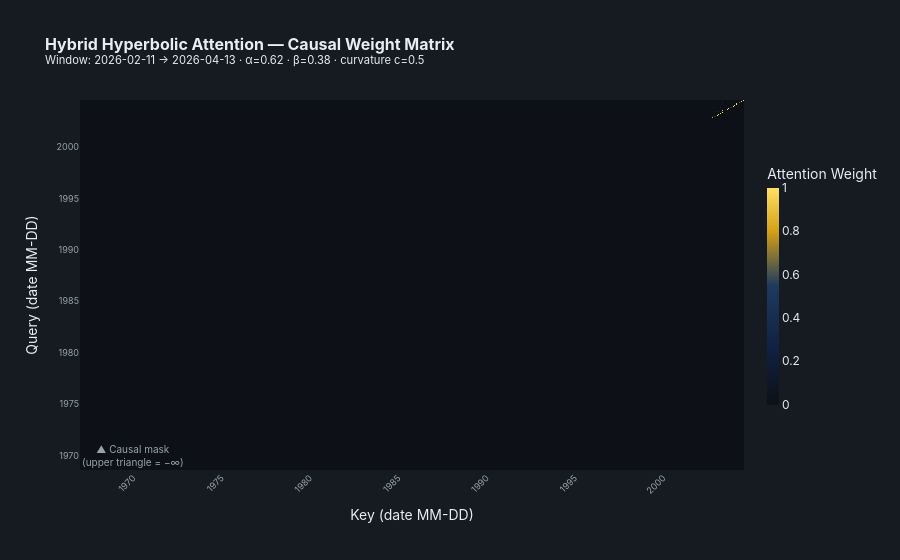

The cell this chart's notebook holds for it:
### Markdown cell above
---
## 5 · Hybrid Hyperbolic Attention

The core novelty of GSHA is a **per-head hybrid attention score**:

$$\text{score}_h(q, k) = \underbrace{\frac{\alpha_h}{\sqrt{d_h}} \langle q,\, k\rangle}_{\text{Euclidean}} - \underbrace{\beta_h \cdot c \cdot d_c^2\!\bigl(\exp_{\mathbf{0}}(q),\, \exp_{\mathbf{0}}(k)\bigr)}_{\text{Poincaré penalty}}$$

- $\alpha_h, \beta_h \ge 0$ via Softplus — **learnable per-head balance**
- $c \ge 0.1$ — **learnable curvature**
- $d_c(\cdot,\cdot)$ — geodesic distance on the Poincaré ball
- A **strict causal mask** zeros out all future tokens (upper triangle → $-\infty$)

The heatmap below shows softmax-normalised attention weights for a 30-day window.

### Code cell
# ── Compute hybrid attention on a 30-day sample ───────────────────────────────
WIN = 30
win_dates = viz_dates[-WIN:]
E_win = torch.tensor(
    np.stack([embeddings[d].numpy() for d in win_dates]), dtype=torch.float32
)  # (30, 16)

# Typical trained hyper-parameters
alpha_h, beta_h, c_hyp = 0.62, 0.38, 0.50
d_h = E_win.shape[-1]

def exp_map0(v, c=1.0, eps=1e-7):
    nv = v.norm(dim=-1, keepdim=True).clamp(min=eps)
    return v.tanh() if v.shape[-1] == 1 else (torch.tanh(c**0.5 * nv) * v / (c**0.5 * nv))

def poincare_dsq(x, y, c=1.0, eps=1e-7):
    # Squared geodesic distance on Poincaré ball (vectorised, shape (N,N))
    # Möbius addition -x ⊕ y
    x2 = (x * x).sum(-1, keepdim=True).clamp(min=0)
    y2 = (y * y).sum(-1, keepdim=True).clamp(min=0)
    xy = (x * y).sum(-1, keepdim=True)
    num   = ((1 + 2*c*xy + c*y2) * x - (1 - c*x2) * y)
    denom = (1 + 2*c*xy + c**2 * x2 * y2).clamp(min=eps)
    mob   = -num / denom  # -x ⊕ y
    mob_n = mob.norm(dim=-1).clamp(min=0, max=1 - eps)
    return (2 / c**0.5 * torch.arctanh(c**0.5 * mob_n)) ** 2

with torch.no_grad():
    # Euclidean scores
    q   = E_win / d_h**0.5
    eucl = torch.mm(q, E_win.T)                  # (30, 30)

    # Poincaré scores
    qh = exp_map0(E_win, c_hyp)                  # map to disk
    # broadcast (N, 1, D) vs (1, N, D)
    qh_i = qh.unsqueeze(1).expand(WIN, WIN, d_h)
    qh_j = qh.unsqueeze(0).expand(WIN, WIN, d_h)
    dsq  = poincare_dsq(qh_i.reshape(-1, d_h),
                        qh_j.reshape(-1, d_h), c_hyp).reshape(WIN, WIN)

    hybrid = alpha_h * eucl - beta_h * c_hyp * dsq

    # Causal mask
    mask = torch.triu(torch.ones(WIN, WIN, dtype=torch.bool), diagonal=1)
    hybrid.masked_fill_(mask, float("-inf"))

    attn = torch.softmax(hybrid, dim=-1).numpy()

short_d = [d[5:] for d in win_dates]   # "MM-DD"

# ── Heatmap ───────────────────────────────────────────────────────────────────
fig = go.Figure(go.Heatmap(
    z=attn, x=short_d, y=short_d,
    colorscale=[
        [0.00, BG],
        [0.25, "#102040"],
        [0.55, DBLUE],
        [0.80, GOLD],
        [1.00, "#FFE066"],
    ],
    hovertemplate=(
        "Query: <b>%{y}</b><br>"
        "Key  : <b>%{x}</b><br>"
        "Attn : <b>%{z:.4f}</b><extra></extra>"
    ),
    colorbar=dict(
        title=dict(text="Attention Weight", font=dict(color=TXT)),
        tickfont=dict(color=TXT), thickness=12, len=0.7,
    ),
))

# Diagonal guide
fig.add_shape(type="line", x0=-0.5, y0=-0.5, x1=WIN-0.5, y1=WIN-0.5,
              line=dict(color=GREEN, width=0.8, dash="dot"))
# Causal boundary label
fig.add_annotation(
    x=WIN*0.72, y=WIN*0.28,
    text="▲ Causal mask<br>(upper triangle = −∞)",
    font=dict(color=GRAY, size=10), showarrow=False,
)

fig.update_layout(
    title=dict(
        text=(
            "<b>Hybrid Hyperbolic Attention — Causal Weight Matrix</b>"
            f"<br><sup>Window: {win_dates[0]} → {win_dates[-1]} · "
            f"α={alpha_h:.2f} · β={beta_h:.2f} · curvature c={c_hyp}</sup>"
        ),
        font=dict(color=TXT, size=16),
    ),
    xaxis=dict(title="Key (date MM-DD)", tickangle=-45,
               tickfont=dict(size=9, color=GRAY), gridcolor="rgba(0,0,0,0)"),
    yaxis=dict(title="Query (date MM-DD)",
               tickfont=dict(size=9, color=GRAY), gridcolor="rgba(0,0,0,0)"),
    height=560,
    **_dark(margin=dict(l=80, r=40, t=100, b=90)),
)
fig.show()

### Figure 1 — Plotly figure (JSON) as saved in the notebook; plotly's stock layout.template omitted (floating-point values rounded to 4 significant figures; data arrays with more than 128 entries replaced by an {"elided": "..."} marker saying what was removed)
{"data": [{"colorbar": {"len": 0.7, "thickness": 12, "tickfont": {"color": "#E6EDF3"}, "title": {"font": {"color": "#E6EDF3"}, "text": "Attention Weight"}}, "colorscale": [[0, "#0D1117"], [0.25, "#102040"], [0.55, "#1E3A5F"], [0.8, "#D4A017"], [1, "#FFE066"]], "hovertemplate": "Query: <b>%{y}</b><br>Key  : <b>%{x}</b><br>Attn : <b>%{z:.4f}</b><extra></extra>", "type": "heatmap", "x": ["02-11", "02-12", "02-18", "02-19", "02-20", "02-25", "02-26", "02-28", "03-05", "03-06", "03-09", "03-11", "03-12", "03-13", "03-18", "03-19", "03-20", "03-24", "03-25", "03-26", "03-27", "03-29", "03-30", "04-01", "04-02", "04-03", "04-06", "04-07", "04-09", "04-13"], "y": ["02-11", "02-12", "02-18", "02-19", "02-20", "02-25", "02-26", "02-28", "03-05", "03-06", "03-09", "03-11", "03-12", "03-13", "03-18", "03-19", "03-20", "03-24", "03-25", "03-26", "03-27", "03-29", "03-30", "04-01", "04-02", "04-03", "04-06", "04-07", "04-09", "04-13"], "z": {"elided": "30x30 float values"}}], "layout": {"annotations": [{"font": {"color": "#95A5A6", "size": 10}, "showarrow": false, "text": "▲ Causal mask<br>(upper triangle = −∞)", "x": 21.6, "y": 8.4}], "font": {"color": "#E6EDF3", "family": "Inter, Arial, sans-serif"}, "height": 560, "hoverlabel": {"align": "left", "bgcolor": "#1C2333", "bordercolor": "#D4A017", "font": {"color": "#E6EDF3", "size": 12}, "namelength": -1}, "margin": {"b": 90, "l": 80, "r": 40, "t": 100}, "paper_bgcolor": "#161B22", "plot_bgcolor": "#0D1117", "shapes": [{"line": {"color": "#2ECC71", "dash": "dot", "width": 0.8}, "type": "line", "x0": -0.5, "x1": 29.5, "y0": -0.5, "y1": 29.5}], "title": {"font": {"color": "#E6EDF3", "size": 16}, "text": "<b>Hybrid Hyperbolic Attention — Causal Weight Matrix</b><br><sup>Window: 2026-02-11 → 2026-04-13 · α=0.62 · β=0.38 · curvature c=0.5</sup>"}, "xaxis": {"gridcolor": "rgba(0,0,0,0)", "tickangle": -45, "tickfont": {"color": "#95A5A6", "size": 9}, "title": {"text": "Key (date MM-DD)"}}, "yaxis": {"gridcolor": "rgba(0,0,0,0)", "tickfont": {"color": "#95A5A6", "size": 9}, "title": {"text": "Query (date MM-DD)"}}}}
